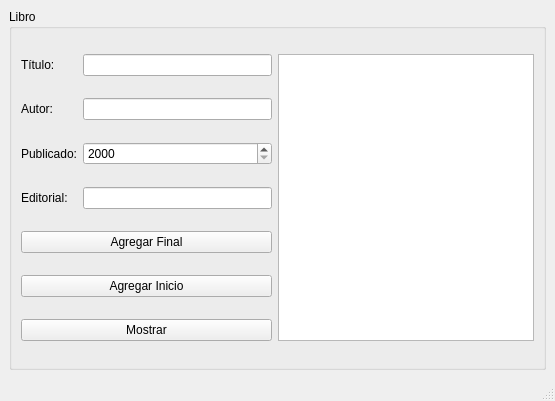
<?xml version="1.0" encoding="UTF-8"?>
<ui version="4.0">
 <class>MainWindow</class>
 <widget class="QMainWindow" name="MainWindow">
  <property name="geometry">
   <rect>
    <x>0</x>
    <y>0</y>
    <width>555</width>
    <height>401</height>
   </rect>
  </property>
  <property name="windowTitle">
   <string>MainWindow</string>
  </property>
  <widget class="QWidget" name="centralwidget">
   <layout class="QGridLayout" name="gridLayout_2">
    <item row="1" column="0">
     <widget class="QGroupBox" name="groupBox">
      <property name="title">
       <string>Libro</string>
      </property>
      <layout class="QGridLayout" name="gridLayout">
       <item row="2" column="1">
        <widget class="QSpinBox" name="publicado_spinBox">
         <property name="minimum">
          <number>2000</number>
         </property>
         <property name="maximum">
          <number>2020</number>
         </property>
        </widget>
       </item>
       <item row="4" column="0" colspan="2">
        <widget class="QPushButton" name="agregar_final_pushButton">
         <property name="text">
          <string>Agregar Final</string>
         </property>
        </widget>
       </item>
       <item row="1" column="1">
        <widget class="QLineEdit" name="autor_lineEdit"/>
       </item>
       <item row="1" column="0">
        <widget class="QLabel" name="label_2">
         <property name="text">
          <string>Autor:</string>
         </property>
        </widget>
       </item>
       <item row="3" column="0">
        <widget class="QLabel" name="label_4">
         <property name="text">
          <string>Editorial:</string>
         </property>
        </widget>
       </item>
       <item row="3" column="1">
        <widget class="QLineEdit" name="editorial_lineEdit"/>
       </item>
       <item row="6" column="0" colspan="2">
        <widget class="QPushButton" name="mostrar_pushButton">
         <property name="text">
          <string>Mostrar</string>
         </property>
        </widget>
       </item>
       <item row="2" column="0">
        <widget class="QLabel" name="label_3">
         <property name="text">
          <string>Publicado:</string>
         </property>
        </widget>
       </item>
       <item row="5" column="0" colspan="2">
        <widget class="QPushButton" name="agregar_inicio_pushButton">
         <property name="text">
          <string>Agregar Inicio</string>
         </property>
        </widget>
       </item>
       <item row="0" column="1">
        <widget class="QLineEdit" name="titulo_lineEdit"/>
       </item>
       <item row="0" column="0">
        <widget class="QLabel" name="label">
         <property name="text">
          <string>Título:</string>
         </property>
        </widget>
       </item>
       <item row="0" column="2" rowspan="7">
        <widget class="QPlainTextEdit" name="salida"/>
       </item>
      </layout>
     </widget>
    </item>
   </layout>
  </widget>
  <widget class="QMenuBar" name="menubar">
   <property name="geometry">
    <rect>
     <x>0</x>
     <y>0</y>
     <width>555</width>
     <height>26</height>
    </rect>
   </property>
  </widget>
  <widget class="QStatusBar" name="statusbar"/>
 </widget>
 <resources/>
 <connections/>
</ui>
